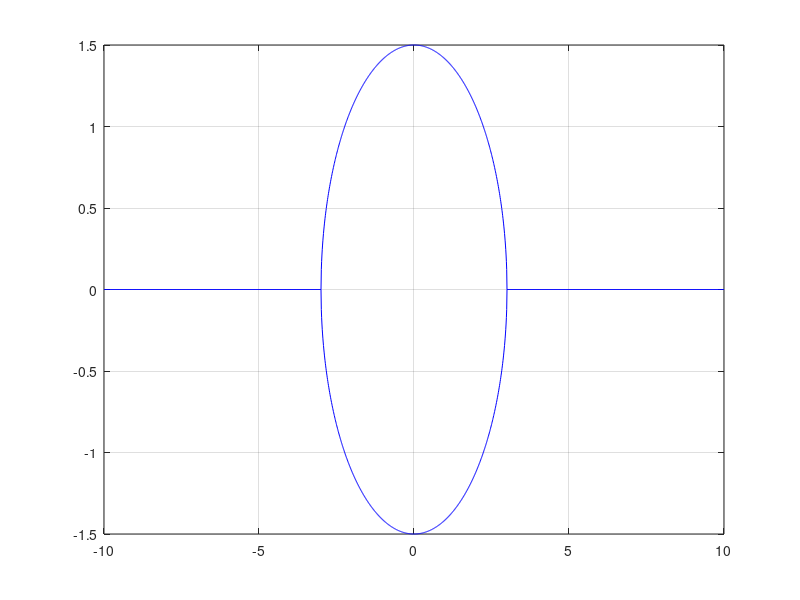
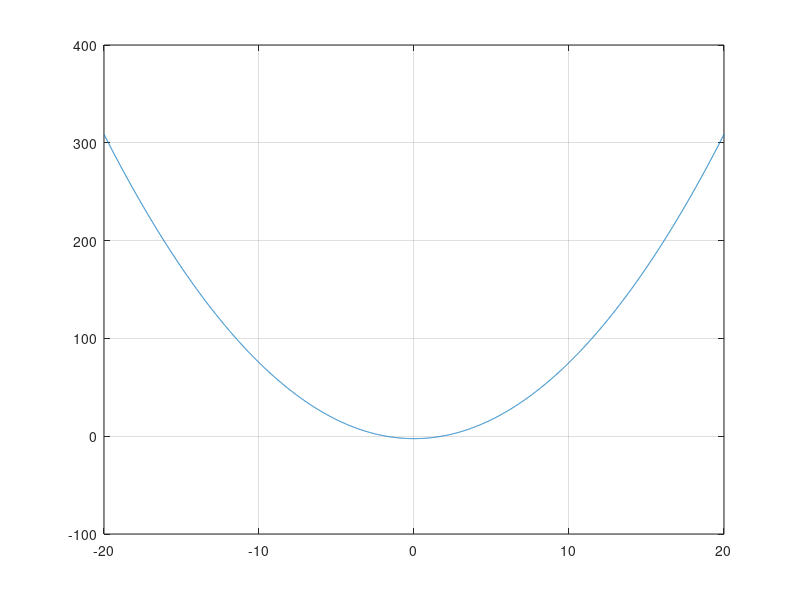

Source code (MATLAB) for these figures, in order:
clear all;
close all;

x = -10:0.01:10;

y = sqrt((9-(x.^2))/4);
y1 = -y;

figure();
plot(x,y,'b',x,y1,'b');
grid on;

x = -20:0.01:20;

y = (14*(x.^2) - 45 )/18;

figure();
plot(x,y);
grid on;
